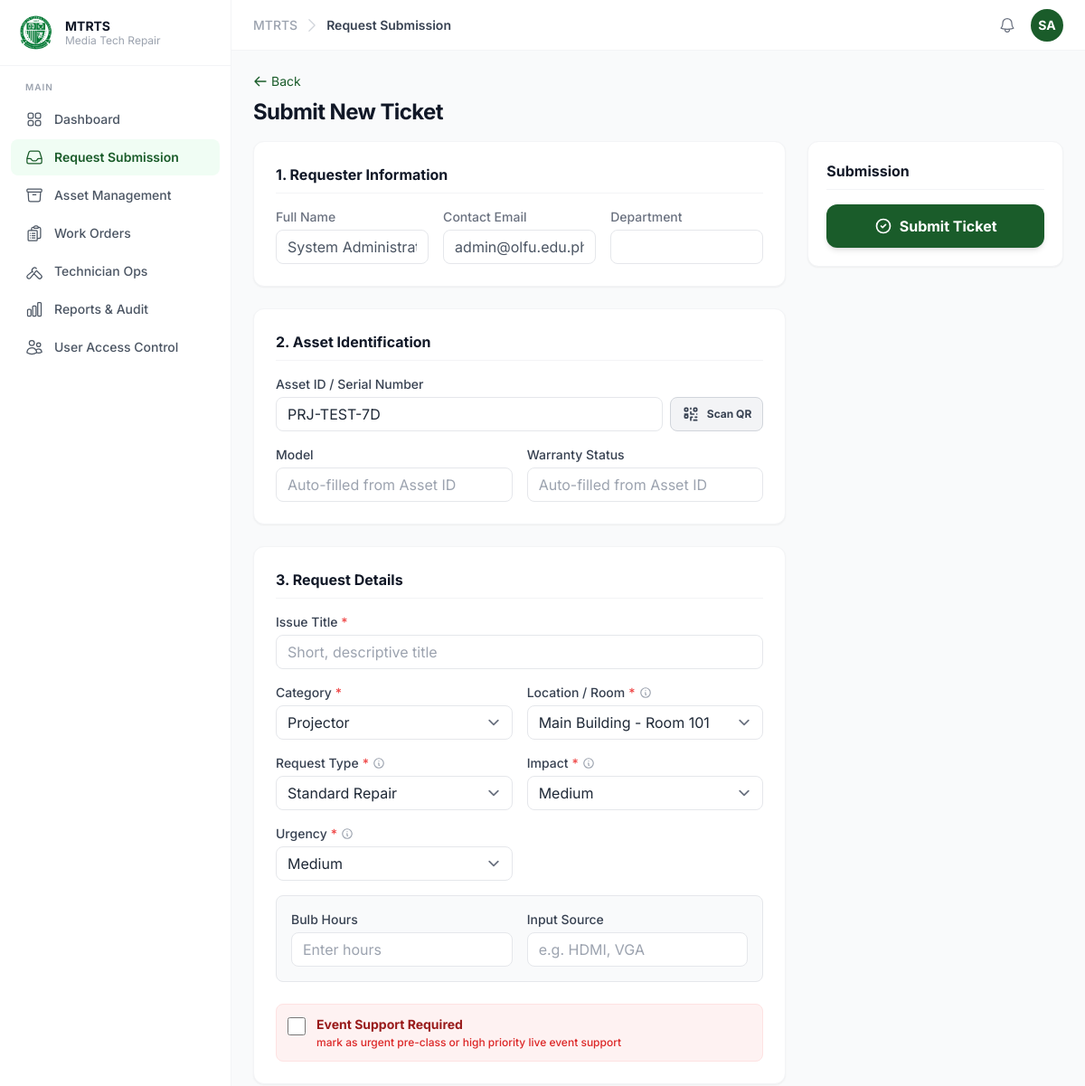
Before: /modules/tickets/add.php?asset_id=1&asset_tag=PRJ-TEST-7D (signed in, upper part) with the older database file.
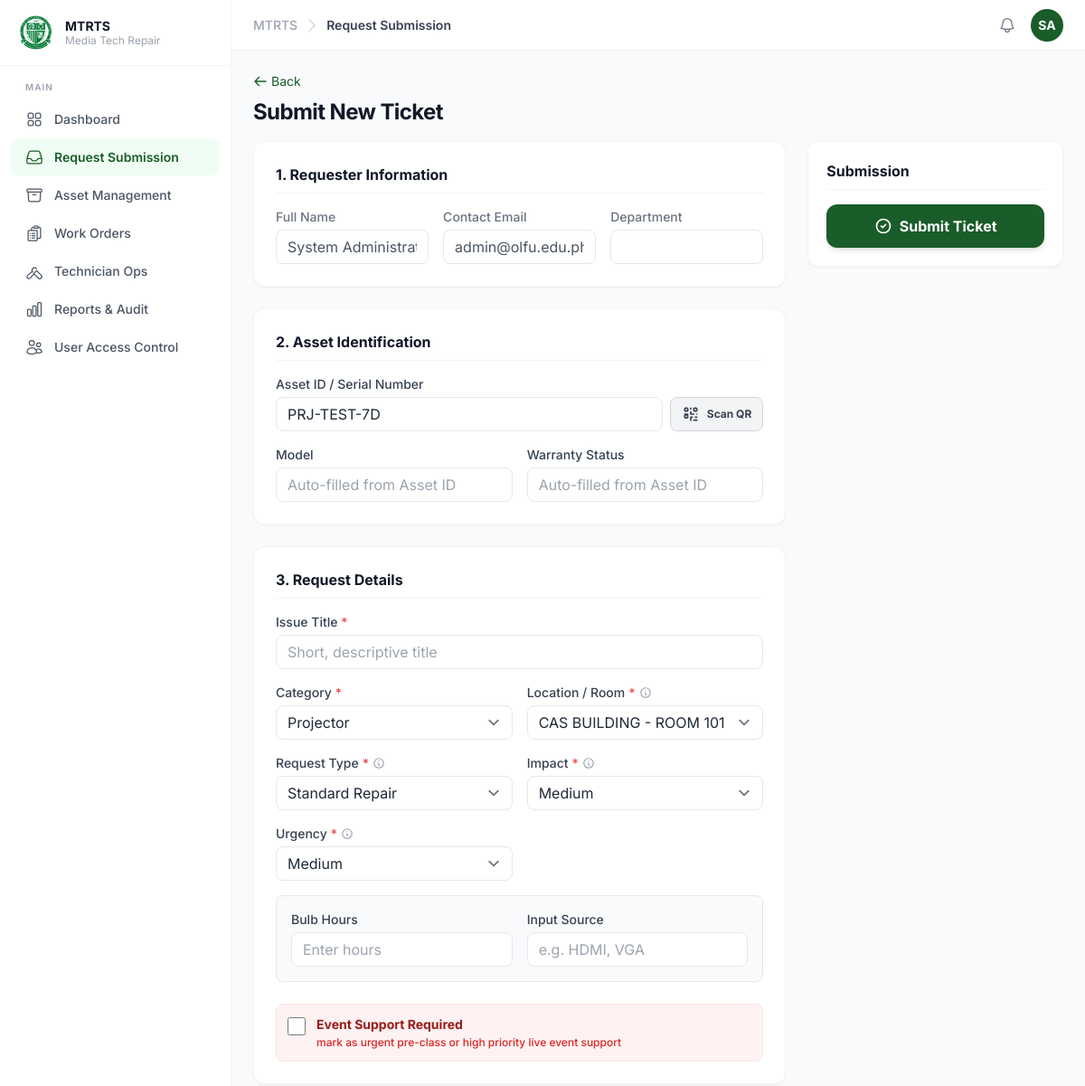
After: the same page with the newer database file.
### tables this page shows
CREATE TABLE assets (
  asset_id         INT           PRIMARY KEY AUTO_INCREMENT,
  asset_tag        VARCHAR(50)   NOT NULL UNIQUE,
  serial_number    VARCHAR(100)  NULL,
  manufacturer     VARCHAR(100)  NOT NULL,
  model            VARCHAR(100)  NOT NULL,
  category_id      INT           NOT NULL,
  status           ENUM('active','spare','retired') NOT NULL DEFAULT 'active',
  location_id      INT           NULL,
  parent_asset_id  INT           NULL,
  install_date     DATE          NOT NULL,
  firmware_version VARCHAR(50)   NULL,
  network_info     VARCHAR(100)  NULL,
  bulb_hours       INT UNSIGNED  NULL,
  department_id    INT           NULL,
  owner_id         INT           NULL,
  qr_code_path     VARCHAR(255)  NULL,
  created_by       INT           NULL,
  created_at       DATETIME      NOT NULL DEFAULT CURRENT_TIMESTAMP,
  updated_at       DATETIME      NOT NULL DEFAULT CURRENT_TIMESTAMP ON UPDATE CURRENT_TIMESTAMP,

  FOREIGN KEY (category_id)     REFERENCES asset_categories(category_id),
  FOREIGN KEY (location_id)     REFERENCES locations(location_id),
  FOREIGN KEY (parent_asset_id) REFERENCES assets(asset_id),
  FOREIGN KEY (department_id)   REFERENCES departments(department_id),
  FOREIGN KEY (owner_id)        REFERENCES users(user_id),
  FOREIGN KEY (created_by)      REFERENCES users(user_id)
);

CREATE TABLE locations (
  location_id INT           PRIMARY KEY AUTO_INCREMENT,
  building    VARCHAR(100)  NOT NULL,
  floor       VARCHAR(50)   NOT NULL,
  room        VARCHAR(100)  NOT NULL,
  created_at  DATETIME      NOT NULL DEFAULT CURRENT_TIMESTAMP,

  UNIQUE (building, floor, room)
);

CREATE TABLE asset_categories (
  category_id    INT           PRIMARY KEY AUTO_INCREMENT,
  category_name  VARCHAR(100)  NOT NULL UNIQUE,
  has_bulb_hours TINYINT(1)    NOT NULL DEFAULT 0,
  description    VARCHAR(255)  NULL,
  created_at     DATETIME      NOT NULL DEFAULT CURRENT_TIMESTAMP,
  updated_at     DATETIME      NOT NULL DEFAULT CURRENT_TIMESTAMP ON UPDATE CURRENT_TIMESTAMP
);

### modules/tickets/add.php (called while the page is built, shortened)
<?php
require_once __DIR__ . '/../../config/guard.php';
require_once __DIR__ . '/functions.php';
$stmt = $pdo->prepare("
    SELECT u.full_name, u.email, d.department_name
    FROM users u
    LEFT JOIN departments d ON u.department_id = d.department_id
    WHERE u.user_id = ?
");
$stmt->execute([$_SESSION['user_id']]);
$user_info = $stmt->fetch();
$t = [
    'ticket_id'        => 0,
    'requester_id'     => $_SESSION['user_id'],
    'full_name'        => $user_info['full_name'] ?? '',
    'email'            => $user_info['email'] ?? '',
    'department'       => $user_info['department_name'] ?? '',
    'asset_tag'        => $_GET['asset_tag'] ?? '',
    'title'            => '',
    'description'      => '',
    'impact'           => 'medium',
    'urgency'          => 'medium',
    'is_event_support' => 0,
    'category_id'      => $_GET['category_id'] ?? null,
    'location_id'      => $_GET['location_id'] ?? null,
    'asset_id'         => $_GET['asset_id'] ?? null,
    'preferred_window' => '',
    'model'            => '',
    'warranty_status'  => ''
];
if ($t['asset_id']) {
    $stmt = $pdo->prepare("SELECT category_id, location_id FROM assets WHERE asset_id = ?");
    $stmt->execute([$t['asset_id']]);
    if ($asset = $stmt->fetch()) {
        $t['category_id'] = $asset['category_id'];
        $t['location_id'] = $asset['location_id'];
    }
}
$categories = get_all_categories($pdo);
$locations  = get_all_locations($pdo);
$assets     = $pdo->query("SELECT asset_id, asset_tag, serial_number, manufacturer, model FROM assets WHERE status IN ('active', 'spare') ORDER BY asset_tag")->fetchAll();
$is_edit        = false;
require __DIR__ . '/_form.view.php';
require_once __DIR__ . '/../../includes/footer.php';

### modules/tickets/functions.php (called while the page is built, shortened)
<?php
function get_all_categories(PDO $pdo): array {
    $cats = $pdo->query("SELECT * FROM asset_categories ORDER BY category_name")->fetchAll();
    $has_others = false;
    if (!$has_others) {
        $cats[] = [
            'category_id' => 999,
            'category_name' => 'Others',
            'has_bulb_hours' => 0
        ];
    }
    return $cats;
}
function get_all_locations(PDO $pdo): array {
    return $pdo->query("SELECT * FROM locations ORDER BY building, floor, room")->fetchAll();
}

### modules/tickets/_form.view.php (the view, shortened to what the changed rows need)
<div class="mb-4 flex items-center justify-between">
  <div>
    <h2 class="text-2xl font-bold text-gray-900 tracking-tight"><?= $is_edit ? 'Edit Ticket ' . htmlspecialchars($t['ticket_number'] ?? '') : 'Submit New Ticket' ?></h2>
  </div>
</div>
<form action="save.php" method="POST" enctype="multipart/form-data" class="grid grid-cols-1 lg:grid-cols-3 gap-6" id="ticket-form">
  <div class="lg:col-span-2 space-y-6">
    <div class="bg-white rounded-xl shadow-sm border border-gray-100 p-5 md:p-6">
      <div class="grid grid-cols-1 md:grid-cols-2 gap-4">
        <div class="md:col-span-2">
           <div class="flex gap-2">
             <input type="text" name="asset_tag" id="asset-tag-input" list="asset-list"
                    value="<?= htmlspecialchars($t['asset_tag_linked'] ?? $t['asset_tag'] ?? '') ?>"
                    placeholder="Type or scan Asset ID" class="fin flex-1">
             <button type="button" onclick="openScanner()" class="bg-gray-100 hover:bg-gray-200 text-gray-700 px-3 py-2 rounded-lg border border-gray-300 flex items-center gap-2 transition-colors">
               <span class="text-xs font-bold">Scan QR</span>
             </button>
           </div>
        </div>
      </div>
    </div>
    <div class="bg-white rounded-xl shadow-sm border border-gray-100 p-5 md:p-6">
      <div class="space-y-4">
        <div class="grid grid-cols-1 md:grid-cols-2 gap-4">
          <div>
            <label class="block text-sm font-medium text-gray-700 mb-1">Category <span class="text-red-500">*</span></label>
            <select name="category_id" id="category-select" class="fsel w-full" required onchange="checkCategoryOthers(this)">
              <?php foreach ($categories as $c): ?>
                <option value="<?= $c['category_id'] ?>" data-name="<?= htmlspecialchars($c['category_name']) ?>" data-bulb="<?= $c['has_bulb_hours'] ?>" <?= ($t['category_id'] ?? 0) == $c['category_id'] ? 'selected' : '' ?>>
                  <?= htmlspecialchars($c['category_name']) ?>
                </option>
              <?php endforeach; ?>
            </select>
          </div>
          <div>
            <label class="block text-sm font-medium text-gray-700 mb-1 flex items-center gap-1">
              Location / Room <span class="text-red-500">*</span>
            </label>
            <select name="location_id" id="location-select" class="fsel w-full" required>
              <?php foreach ($locations as $l): ?>
                <option value="<?= $l['location_id'] ?>" <?= ($t['location_id'] ?? 0) == $l['location_id'] ? 'selected' : '' ?>>
                  <?= htmlspecialchars($l['building'] . ' - ' . $l['room']) ?>
                </option>
              <?php endforeach; ?>
            </select>
          </div>
        </div>
      </div>
    </div>
  </div>
</form>

Changed rows visible on the page:
changed through a linked row, assets "PRJ-TEST-7D": location_id "Main Building - Room 101" → "CAS BUILDING - ROOM 101"
